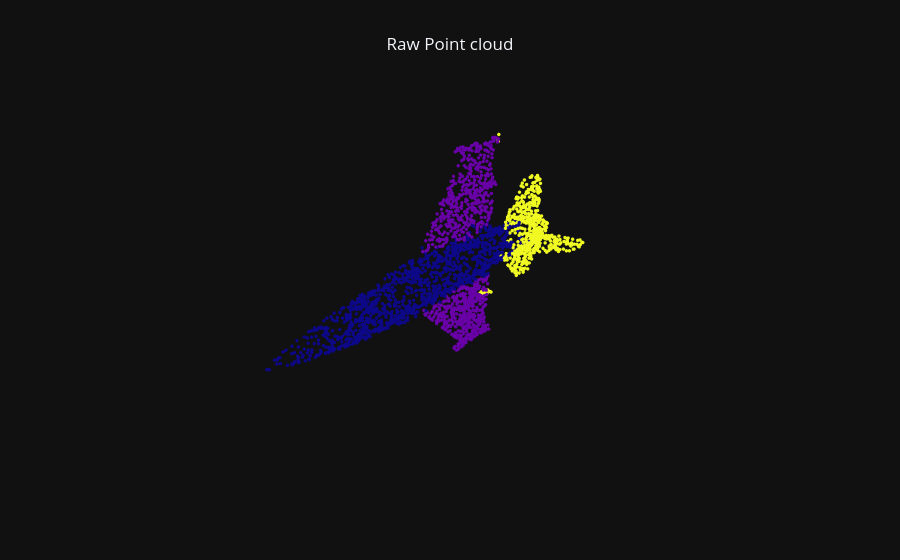

Here is the notebook cell this chart was saved with:
### Code cell
pc_plots = plot_pc_data3d(x=points[:,0], y=points[:,1], z=points[:,2], apply_color_gradient=False, color=PART_COLORS[seg_labels - 1], marker_size=2)
layout = dict(template="plotly_dark", title="Raw Point cloud", scene=PCD_SCENE, title_x=0.5)
fig = go.Figure(data=pc_plots, layout=layout)   
fig.show()

### Figure 1 — Plotly figure (JSON) as saved in the notebook; plotly's stock layout.template omitted (floating-point values rounded to 4 significant figures; data arrays with more than 128 entries replaced by an {"elided": "..."} marker saying what was removed)
{"data": [{"hoverinfo": "skip", "marker": {"color": {"elided": "2652 int values"}, "opacity": 1, "size": 2}, "mode": "markers", "showlegend": false, "type": "scatter3d", "x": {"elided": "2652 float values"}, "y": {"elided": "2652 float values"}, "z": {"elided": "2652 float values"}}], "layout": {"scene": {"aspectmode": "data", "xaxis": {"visible": false}, "yaxis": {"visible": false}, "zaxis": {"visible": false}}, "title": {"text": "Raw Point cloud", "x": 0.5}}}
